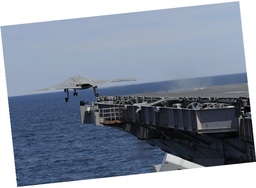
#> input picture mlpy/机器学习实践指南代码及资源/程序/pictestxz.png, 256 x 188 px, shrunk from 708 x 520 before the run
$ python 9-4.py   (Python 2 division)
#> lines starting #> are read from the running program, lines starting #| are printed output that depends on the picture
#!/usr/bin/env python
#-*- coding: utf-8 -*-
#code:myhaspl@qq.com
#9-4.py
#图像倾斜后定位图片

import cv2
import numpy as np


print 'loading  ...'

def get_EuclideanDistance(x,y):
    myx=np.array(x)
    myy=np.array(y)
    return np.sqrt(np.sum((myx-myy)*(myx-myy)))

def findpic(img,findimg,h,fh,w,fw):
    minds=1e8
    mincb_h=0
    mincb_w=0
    for now_h in xrange(0,h-fh):
        for now_w in xrange(0,w-fw):
            my_img=img[now_h:now_h+fh,now_w:now_w+fw,:]
            my_findimg=findimg
            dis=get_EuclideanDistance(my_img,my_findimg)
            if dis<minds:
                mincb_h=now_h
                mincb_w=now_w
                minds=dis
        print ".",
    findpt=mincb_w,mincb_h
    cv2.rectangle(img, findpt, (findpt[0]+fw,findpt[1]+fh),(0,0,255))
    return img


def showpiclocation(img,findimg):
    #定位图片
    w=img.shape[1]
    h=img.shape[0]
    fw=findimg.shape[1]
    fh=findimg.shape[0]
    return findpic(img,findimg,h,fh,w,fw)


fn='pictestxz.png'
fn1='pictestt1.png'
fn2='pictestt2.png'
myimg=cv2.imread(fn)
#> myimg is the input picture: shape (188, 256, 3); mean B, G, R 158.5, 142.3, 131.9
myimg1=cv2.imread(fn1)
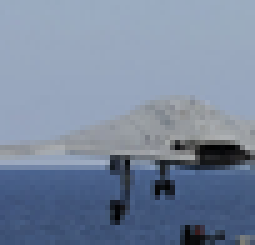
#> input picture mlpy/机器学习实践指南代码及资源/程序/pictestt1.png, 51 x 49 px, shrunk from 141 x 136 before the run (shown 5 times larger)
#> myimg1 is the input picture: shape (49, 51, 3); mean B, G, R 158, 135.3, 120.7
myimg2=cv2.imread(fn2)
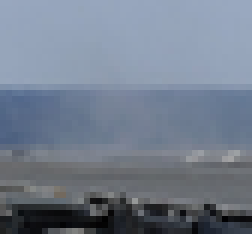
#> input picture mlpy/机器学习实践指南代码及资源/程序/pictestt2.png, 42 x 39 px, shrunk from 116 x 109 before the run (shown 6 times larger)
#> myimg2 is the input picture: shape (39, 42, 3); mean B, G, R 141.1, 125.4, 114.8

myimg=showpiclocation(myimg,myimg1)
#> after the loop in findpic, `for now_h in xrange(0,h-fh):`:
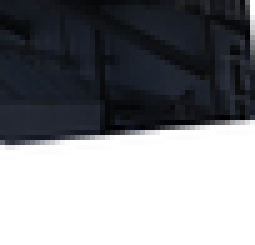
#> my_img: shape (49, 51, 3) (shown 5 times larger); mean B, G, R 135.1, 131.4, 129.5
#> after the loop in findpic, `for now_h in xrange(0,h-fh):`: mincb_h = 56; mincb_w = 42; minds = 461.2
#> in findpic, `findpt=mincb_w,mincb_h`: findpt = (42, 56)
myimg=showpiclocation(myimg,myimg2)
#> call 2 of findpic, with h = 188, fh = 39, w = 256, fw = 42
#> the loop in findpic (call 2), `for now_h in xrange(0,h-fh):` made 149 passes
#> pass 1, in get_EuclideanDistance (call 28496), `myx=np.array(x)`:
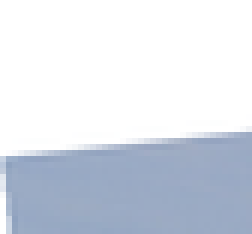
#> myx: shape (39, 42, 3) (shown 6 times larger); mean of channels 0, 1, 2 232.5, 223, 217; drawn as B, G, R
#> pass 1, in get_EuclideanDistance (call 28499), `myx=np.array(x)`:
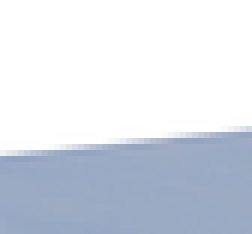
#> myx: shape (39, 42, 3) (shown 6 times larger); mean of channels 0, 1, 2 231.6, 221.7, 215.5; drawn as B, G, R
#> after the loop in findpic (call 2), `for now_h in xrange(0,h-fh):`:
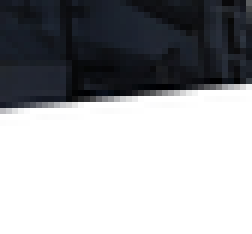
#> my_img: shape (39, 42, 3) (shown 6 times larger); mean B, G, R 163, 160.1, 158.6
#> after the loop in findpic (call 2), `for now_h in xrange(0,h-fh):`: mincb_h = 64; mincb_w = 163; minds = 407.4
#> in findpic (call 2), `findpt=mincb_w,mincb_h`: findpt = (163, 64)
#> in findpic (call 2), `cv2.rectangle(img, findpt, (findpt[0]+fw,findpt[1]+fh),(0,0,255))`:
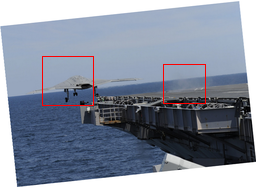
#> img: shape (188, 256, 3); mean B, G, R 157.4, 141.3, 133
cv2.namedWindow('img')
cv2.imshow('img', myimg)
cv2.waitKey()
cv2.destroyAllWindows()
